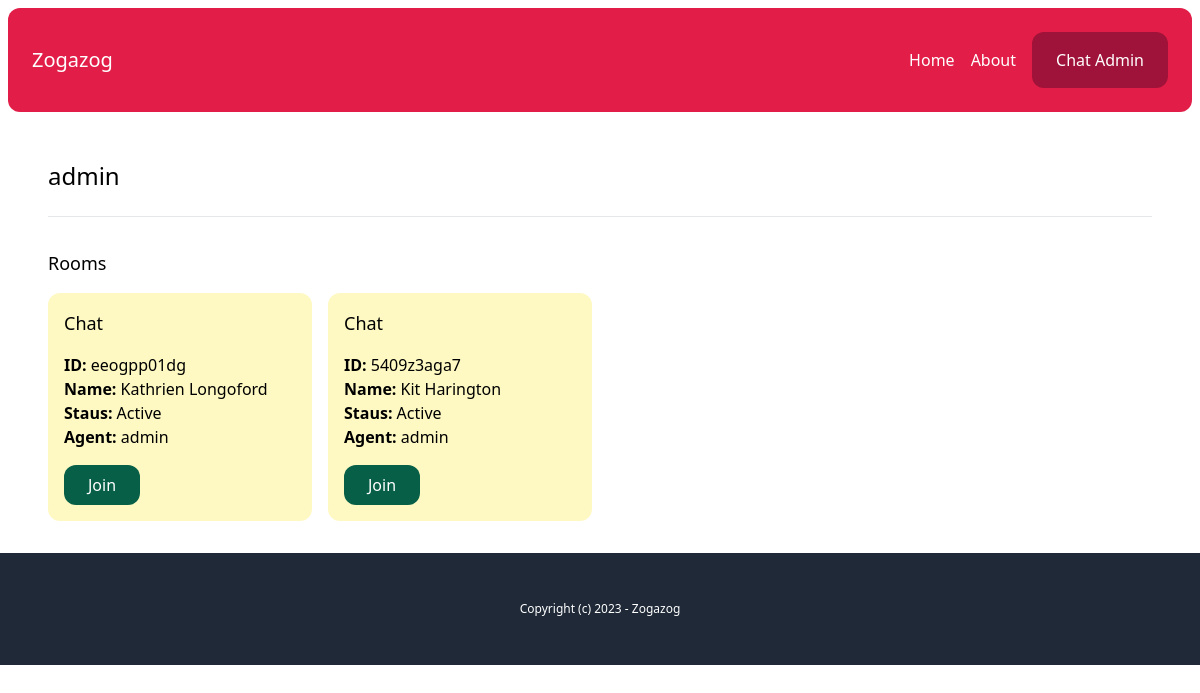
Before: /chat-admin/users/cbce1697-8eda-44c3-9503-21407e4a131d/ (signed in) with the older database file.
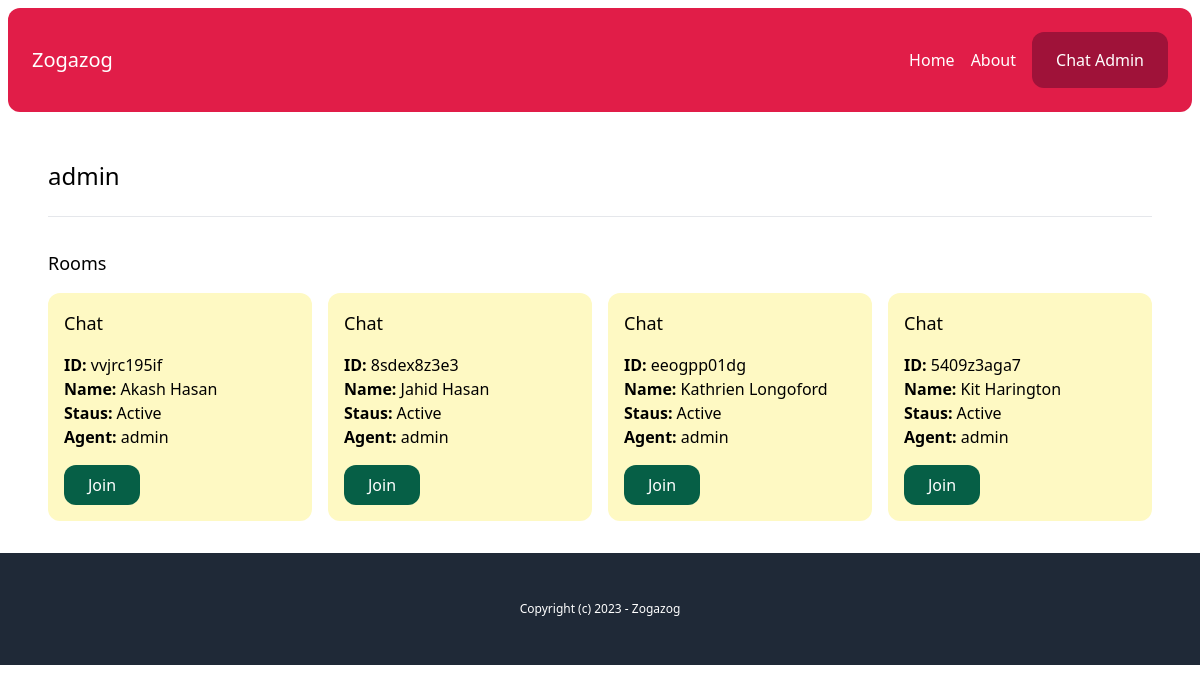
After: the same page with the newer database file.
### chat/models.py (models this page shows, shortened)
class Room(models.Model):
    WAITING = 'waiting'
    ACTIVE = 'active'
    CLOSED = 'closed'
    CHOICES_STATUS = (
        (WAITING, 'Waiting'),
        (ACTIVE, 'Active'),
        (CLOSED, 'Closed'),
    )
    uuid = models.CharField(_("UUID"), max_length=255)
    client = models.CharField(_("Client"), max_length=255)
    agent = models.ForeignKey(User, related_name='rooms',blank=True,null=True, on_delete=models.SET_NULL)
    messages = models.ManyToManyField(Message, blank=True)
    url = models.CharField(_("URL"), max_length=255,blank=True,null=True)
    status = models.CharField(_("STATUS"), max_length=20,choices=CHOICES_STATUS,default=WAITING)
    created_at = models.DateTimeField(_("Created At"), auto_now=False, auto_now_add=True)
    class Meta:
        ordering = ('-created_at',)

### account/models.py (models this page shows)
class User(AbstractBaseUser, PermissionsMixin):
    AGENT = 'agent'
    MANAGER = 'manager'
    ROLES_CHOICES = (
        (AGENT, 'Agent'),
        (MANAGER, 'Manager'),
    )
    id = models.UUIDField(primary_key=True, default=uuid.uuid4, editable=False)
    email = models.EmailField(unique=True)
    name = models.CharField(max_length=255, blank=True, default='')
    role = models.CharField(max_length=20, choices=ROLES_CHOICES, default=AGENT)
    is_active = models.BooleanField(default=True)
    is_superuser = models.BooleanField(default=False)
    is_staff = models.BooleanField(default=False)
    date_joined = models.DateTimeField(default=timezone.now)
    last_login = models.DateTimeField(blank=True, null=True)
    objects = CustomUserManager()
    USERNAME_FIELD = 'email'
    EMAIL_FIELD = 'email'
    REQUIRED_FIELDS = ['name']

### chat/views.py (the view)
# urls.py: path('chat-admin/users/<uuid:uuid>/', views.user_detail, name="user_detail"),
@login_required
def user_detail(request,uuid):
    user = User.objects.get(pk=uuid)
    rooms = user.rooms.all() # type: ignore
    return render(request, 'chat/user_detail.html',{'user':user,'rooms':rooms})

### chat/templates/chat/user_detail.html
{% extends "core/base.html" %}
{% load static %}
{% block content %}
    <h1 class="text-2xl mb-6 mt-6">{{user.name}}</h1>
    <hr class="my-6">
    <div class="mt-8">
        <h2 class="mb-4 text-lg">Rooms</h2>
        {% include "chat/partials/room_list.html" %}
    </div>
{% endblock content %}

### chat/templates/chat/partials/room_list.html
<div class="grid grid-cols-4 gap-4">
    {% for room in rooms %}
        <div class="p-4 rounded-xl {% if room.status == 'waiting' %}bg-emerald-100 {% elif room.status == 'active' %} bg-yellow-100 {% else %} bg-gray-100 {% endif %}">
            <h3 class="mb-4 text-lg">Chat</h3>
            <p>
                <b>ID: </b>{{room.uuid}} <br>
                <b>Name: </b> {{room.client}}<br>
                <b>Staus: </b> {{room.get_status_display}}<br>
                <b>Agent: </b> {% firstof room.agent.name  'None yet...' %}
            </p>
            <a href="{% url "chat:chat-room" room.uuid %}" class="mt-4 inline-block py-2 px-6 bg-emerald-800 text-white rounded-xl">Join</a>
        </div>
    {% endfor %}
</div>

Changed rows visible on the page:
added Room: uuid "vvjrc195if", client "Akash Hasan", status "Active", agent.name "admin"
added Room: uuid "8sdex8z3e3", client "Jahid Hasan", status "Active", agent.name "admin"
